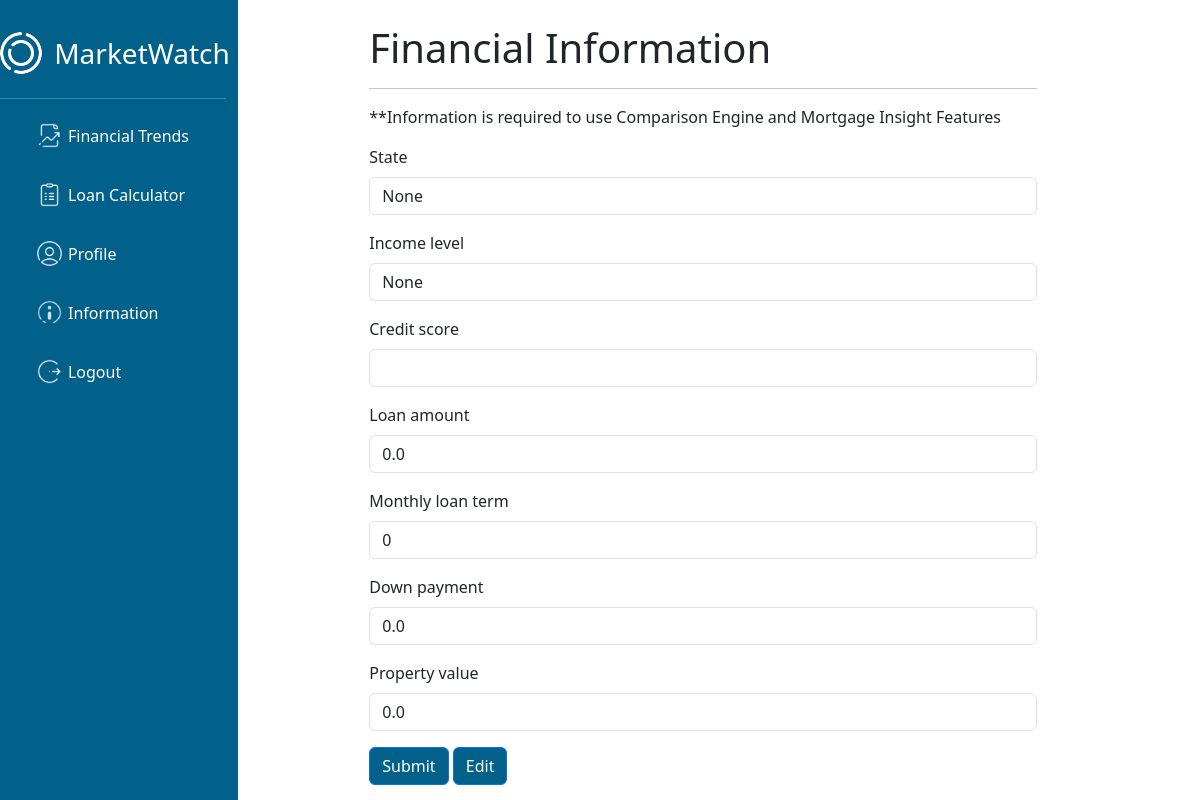
/information/ (signed in), run on an earlier commit of the app's database.
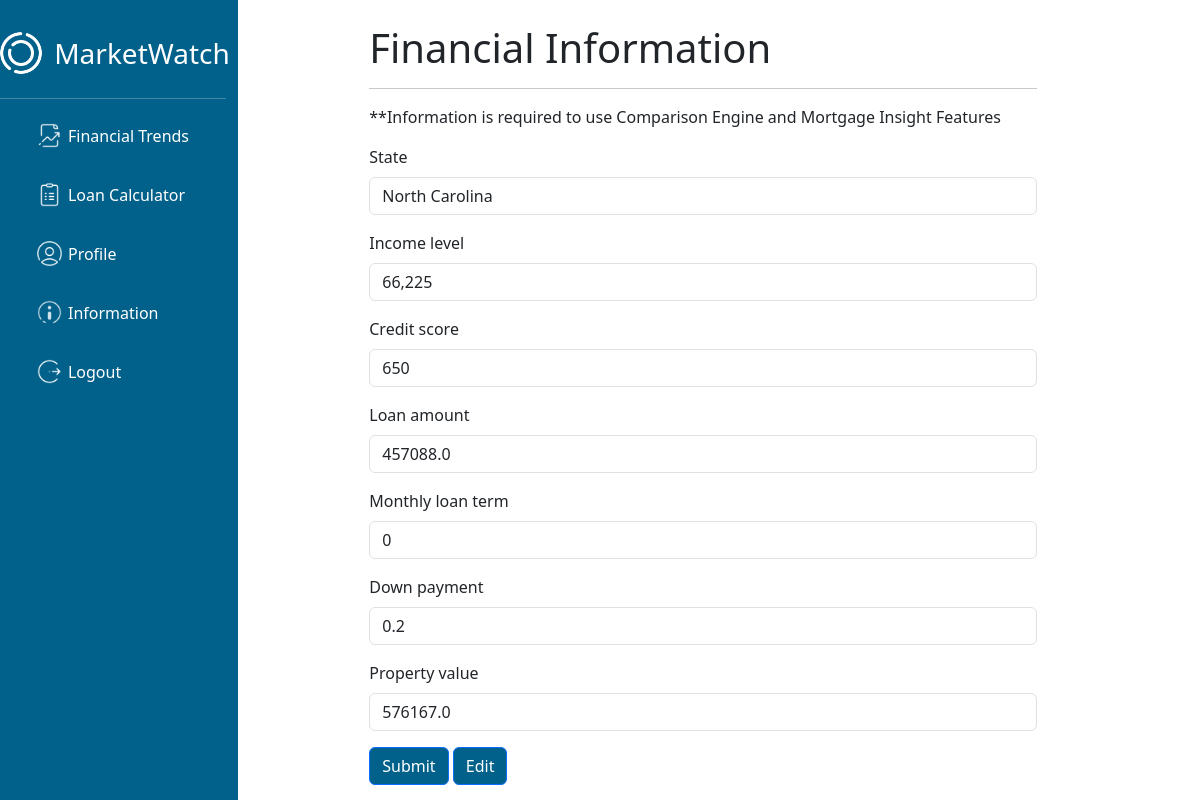
And on a later commit of the database.
### base/models.py (models this page shows)
class Financial_Information(models.Model):
    user = models.ForeignKey(User, on_delete=models.CASCADE)
    state = models.CharField(max_length=100)
    income_level = models.TextField()
    credit_score = models.IntegerField()
    loan_amount = models.FloatField(default=0.0)
    monthly_loan_term = models.IntegerField(default=0)
    down_payment = models.FloatField(default=0.0)
    property_value = models.FloatField(default=0.0)

### base/views.py (the view)
# urls.py: path('information/', views.information, name="information"),
@login_required
def information(request):
    user = request.user
    try:
        info = Financial_Information.objects.get(user=request.user)
    except Financial_Information.DoesNotExist:
        info = None
    if request.method == 'POST':
        form = FinanceForm(request.POST, instance=info)
        if form.is_valid():
            financial_info = form.save(commit=False)
            financial_info.user = user
            financial_info.save()
            messages.success(request, 'Your financial information was successfully saved.')
            return redirect('information')
        else:
            messages.error(request, 'There are errors in your form. Please try again')
    else:
        form = FinanceForm(instance=info)
    context = {'form': form, 'user': user}
    return render(request, 'base/information.html', context)

### base/forms.py
class FinanceForm(forms.ModelForm):
    class Meta:
        model = Financial_Information
        fields = ['state', 'income_level', 'credit_score', 'loan_amount', 'monthly_loan_term', 'down_payment', 'property_value']

### base/templates/base/information.html (shortened to what this page needs)
{% extends 'nav.html'%}
{% block content %}
    <main class="w-100 mx-2 mt-3">
        <form class="w-75 mx-auto mt-2" method="POST" action="">
            <h1 class="mt-4">Financial Information</h1>
            <hr>
            <p>**Information is required to use Comparison Engine and Mortgage Insight Features</p>
            {% for field in form %}
            <div class="mb-3">
                <label class="form-label">{{field.label}}</label>
                <input class="form-control" type="{{ field.field.widget.input_type }}"
                    name="{{ field.name }}" value="{{ field.value }}">
            </div>
            {% endfor %}
            <button type="submit" class="btn btn-primary" style="background-color: #02618A;">Submit</button>
            <a class="btn btn-primary" style="background-color: #02618A;" href="{% url 'edit_information' %}">Edit</a>
        </form>
    </main>
{% endblock content %}

### templates/nav.html (shortened to what this page needs)
<!DOCTYPE html>
{% load static %}
<html lang="en">
    <head>
        <link href="https://cdn.jsdelivr.net/npm/bootstrap@5.3.3/dist/css/bootstrap.min.css" rel="stylesheet">
    </head>
    <body class="container" style="padding: 0; margin: 0;">
        <div class="row">
            <div class="col d-flex flex-column sticky-top vh-100" style="background-color: #02618A; max-width:250px;">
                <div class="d-flex justify-content-center align-items-center mt-4">
                    <img src="{% static 'images/logo-white.png' %}" alt="Circle Logo" height="50px;">
                    <a href="{% url 'home' %}" class="nav-link icon-link text-white py-2">
                        <span class="ms-2 fs-3 fw-medium text-white">MarketWatch</span>
                    </a>
                </div>
                <hr class="text-white">
                <ul class="nav nav-underline flex-column mx-auto">
                    <li class="nav-item">
                        <a href="{% url 'financial_trends' %}" class="nav-link icon-link text-white py-2">
                            <img src="{% static 'images/icons8-graph-report-64.png' %}" alt="Report icon" height="25px;">
                            Financial Trends
                        </a>
                    </li>
                    {% if request.user.is_authenticated %}
                    <li class="nav-item">
                        <a href="{% url 'loan_calculator' %}" class="nav-link icon-link text-white py-2">
                            <img src="{% static 'images/icons8-clipboard-64.png' %}" alt="Clipboard icon" height="25px;">
                            Loan Calculator
                        </a>
                    </li>
                    <li class="nav-item">
                        <a href="{% url 'profile' %}" class="nav-link icon-link text-white py-2">
                            <img src="{% static 'images/icons8-male-user-64.png' %}" alt="User icon" height="25px;">
                            Profile
                        </a>
                    </li>
                    <li class="nav-item">
                        <a href="{% url 'information' %}" class="nav-link icon-link text-white py-2">
                            <img src="{% static 'images/icons8-information-64.png' %}" alt="Information icon" height="25px;">
                            Information
                        </a>
                    </li>
                    <li class="nav-item">
                        <a href="{% url 'logout' %}" class="nav-link icon-link text-white py-2">
                            <img src="{% static 'images/icons8-logout-rounded-64.png' %}" alt="Logout icon" height="25px;">
                            Logout
                        </a>
                    </li>
                    {% endif %}
                </ul>
            </div>
            <div class="col">
                {% block content %}
                {% endblock content %}
            </div>
        </div>
    </body>
</html>

What changed in the data, as far as the page shows it:
added Financial_Information: state "North Carolina" "66,225" "457088.0" "0.2" "576167.0"
Also different on the page:
form field credit_score: (not shown) → "650"
list line gone: "None"
list line gone: "0.0"
